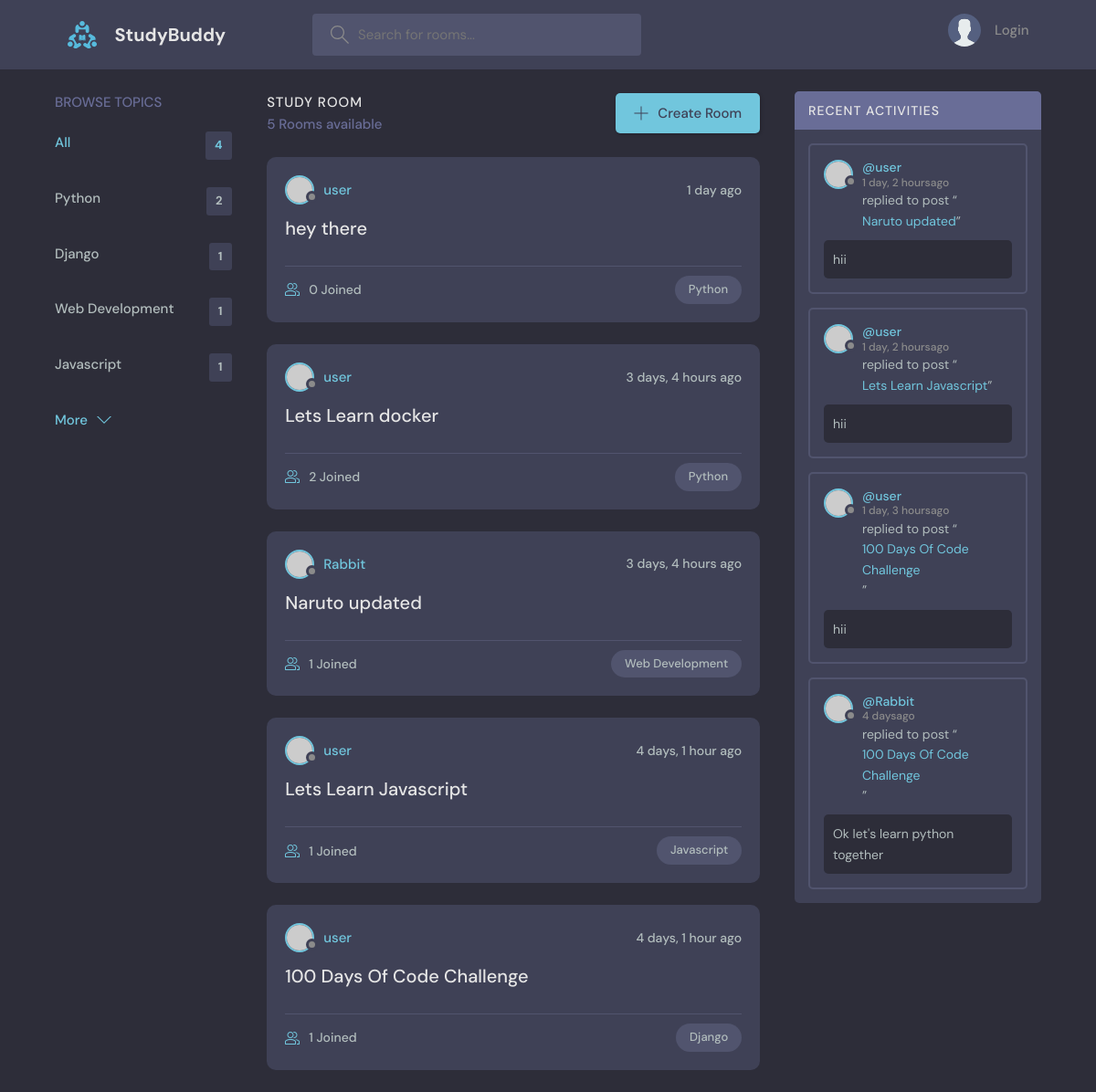
The page / on the database its author committed.
### base/models.py (models this page shows, shortened)
class Topic(models.Model):
    name = models.CharField(max_length=200)

class Room(models.Model):
    host = models.ForeignKey(User, on_delete=models.SET_NULL, null=True)
    topic = models.ForeignKey(Topic, on_delete=models.SET_NULL, null=True)
    name = models.CharField(max_length=200)
    description = models.TextField(null=True, blank=True)
    participants = models.ManyToManyField(User, related_name='participants', blank=True )
    updated = models.DateTimeField(auto_now=True)
    created = models.DateTimeField(auto_now_add=True)
    class Meta:
        ordering = ['-updated', '-created']
    def __str__(self):
        return self.name

class Message(models.Model):
    user = models.ForeignKey(User, on_delete=models.CASCADE)
    room = models.ForeignKey(Room, on_delete=models.CASCADE)
    body = models.TextField()
    updated = models.DateTimeField(auto_now=True)
    created = models.DateTimeField(auto_now_add=True)
    class Meta:
        ordering = ['-updated', '-created']

### base/views.py (the view)
# urls.py: path('', views.home, name="home"),
def home(request):
    q = request.GET.get('q') if request.GET.get('q') != None else  ''
    rooms = Room.objects.filter(
        Q(topic__name__icontains=q) |
        Q(name__icontains=q) |
         Q(description__icontains=q)
        )
    topics = Topic.objects.all()
    room_count =  rooms.count()
    room_messages = Message.objects.filter(Q(room__topic__name__icontains=q))
    context = {'rooms':rooms, 'topics':topics, 'room_count' : room_count, 'room_messages': room_messages}
    return render(request, 'base/home.html', context)

### base/templates/base/home.html (shortened to what this page needs)
{% extends 'main.html' %}
{% block content %}
    <main class="layout layout--3">
      <div class="container">
        {% include 'base/topics_component.html' %}
        <div class="roomList">
          <div class="roomList__header">
            <div>
              <h2>Study Room</h2>
              <p>{{room_count}} Rooms available</p>
            </div>
            <a class="btn btn--main" href="create-room.html">
              <svg version="1.1" xmlns="http://www.w3.org/2000/svg" width="32" height="32" viewBox="0 0 32 32">
                <title>add</title>
                <path
                  d="M16.943 0.943h-1.885v14.115h-14.115v1.885h14.115v14.115h1.885v-14.115h14.115v-1.885h-14.115v-14.115z"
                ></path>
              </svg>
              Create Room
            </a>
          </div>
        {%  include 'base/feed_component.html' %}
        </div>
        {% include 'base/activity_component.html' %}
      </div>
    </main>
    {% endblock content %}

### base/templates/base/topics_component.html
<div class="topics">
    <div class="topics__header">
      <h2>Browse Topics</h2>
    </div>
    <ul class="topics__list">
      <li>
        <a href="{% url 'home' %}" class="active">All <span>{{topics.count}}</span></a>
      </li>
      {% for topic in topics %}
      <li>
        <a href="{% url 'home'%}?q={{topic.name}}">{{topic.name}} <span>{{topic.room_set.all.count}}</span></a>
      </li>
      {% endfor %}
    </ul>
    <a class="btn btn--link" href="topics.html">
      More
      <svg version="1.1" xmlns="http://www.w3.org/2000/svg" width="32" height="32" viewBox="0 0 32 32">
        <title>chevron-down</title>
        <path d="M16 21l-13-13h-3l16 16 16-16h-3l-13 13z"></path>
      </svg>
    </a>
  </div>

### base/templates/base/feed_component.html (shortened to what this page needs)
{% for room in rooms %}
<div class="roomListRoom">
    <div class="roomListRoom__header">
      <a href="{% url 'user-profile' room.host.id %}" class="roomListRoom__author">
        <div class="avatar avatar--small">
          <img src="https://randomuser.me/api/portraits/women/11.jpg" />
        </div>
        <span>{{room.host.username}}</span>
      </a>
      <div class="roomListRoom__actions">
        <span>{{room.created|timesince}} ago</span>
      </div>
    </div>
    <div class="roomListRoom__content">
      <a href="{% url 'room' room.id %}">{{room.name}}</a>
    </div>
    <div class="roomListRoom__meta">
      <a href="{% url 'room' room.id %}" class="roomListRoom__joined">
        {{room.participants.all.count}} Joined
      </a>
      <p class="roomListRoom__topic">{{room.topic.name}}</p>
    </div>
  </div>
  {% endfor %}

### base/templates/base/activity_component.html (shortened to what this page needs)
<div class="activities">
    <div class="activities__header">
      <h2>Recent Activities</h2>
    </div>
    {% for message in room_messages %}
    <div class="activities__box">
      <div class="activities__boxHeader roomListRoom__header">
        <a href="{% url 'user-profile' message.user.id  %}" class="roomListRoom__author">
          <div class="avatar avatar--small">
            <img src="https://randomuser.me/api/portraits/women/11.jpg" />
          </div>
          <p>
            @{{message.user}}
            <span>{{message.created|timesince}}ago</span>
          </p>
        </a>
      </div>
      <div class="activities__boxContent">
        <p>replied to post “<a href="{% url 'user-profile' message.room.id  %}">{{message.room}}</a>”</p>
        <div class="activities__boxRoomContent">
            {{message.body}}
        </div>
      </div>
    </div>
    {% endfor %}
  </div>

### rows shown on the page
Topic: name "Python", room_set.all.count "2"
Topic: name "Django", room_set.all.count "1"
Topic: name "Web Development", room_set.all.count "1"
Topic: name "Javascript", room_set.all.count "1"
Room: host.username "user", created "1 day", name "hey there", participants.all.count "0", topic.name "Python"
Room: host.username "user", created "3 days, 4 hours", name "Lets Learn docker", participants.all.count "2", topic.name "Python"
Room: host.username "Rabbit", created "3 days, 4 hours", name "Naruto updated", participants.all.count "1", topic.name "Web Development"
Room: host.username "user", created "4 days, 1 hour", name "Lets Learn Javascript", participants.all.count "1", topic.name "Javascript"
Room: host.username "user", created "4 days, 1 hour", name "100 Days Of Code Challenge", participants.all.count "1", topic.name "Django"
Message: user "user", created "1 day, 2 hours", room "Naruto updated", body "hii"
Message: user "user", created "1 day, 2 hours", room "Lets Learn Javascript", body "hii"
Message: user "user", created "1 day, 3 hours", room "100 Days Of Code Challenge", body "hii"
Message: user "Rabbit", created "4 days", room "100 Days Of Code Challenge", body "Ok let's learn python together"

### other values the page prints
{{ topics.count }} "4"
{{ room_count }} "5"
